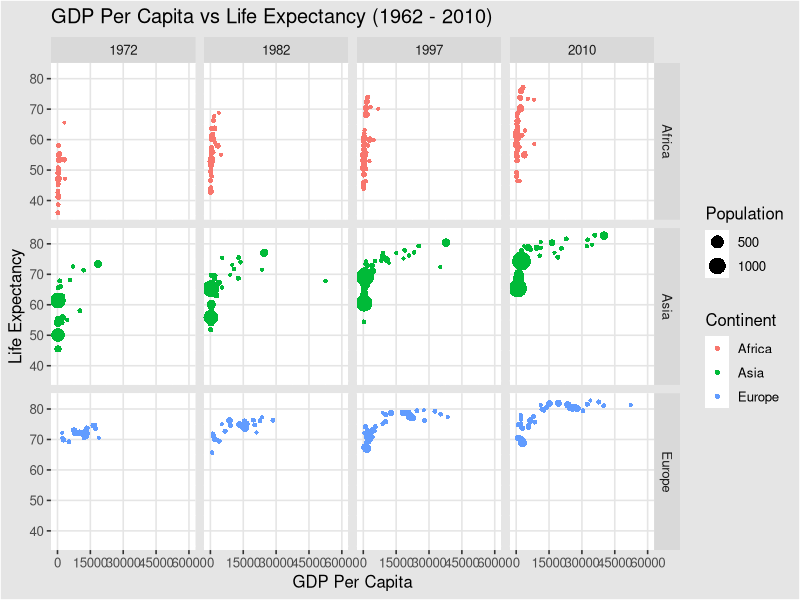

Source code (R):
## ---- chunk 1
library(dslabs)
library(png)
library(transformr)
library(ggplot2)
library(gganimate)
library(tidyverse)
library(ggthemes)
data(gapminder)
head(gapminder)
newdata <- select(gapminder,country,year,life_expectancy,population,gdp,continent)
newdata <- filter(newdata,continent %in% c("Africa","Europe","Asia") & year %in% c("1972","1982","1997","2010"))
sapply(newdata,function(newdata)sum(is.na(newdata)))
newdata <- newdata[rowSums(is.na(newdata))==0,]
newdata <- mutate(newdata,gdpPerCapita=gdp/population)
p1 <- ggplot(newdata,aes(gdpPerCapita,life_expectancy, col = continent,size=population/1.0e+06)) + geom_point(shape=16) + facet_grid(continent ~ year) + labs(title="GDP Per Capita vs Life Expectancy (1962 - 2010)",x="GDP Per Capita",y="Life Expectancy",col="Continent",size="Population") + scale_x_continuous(breaks=seq(0,60000,15000),limits=c(0,60000))
library(ggthemes)
p1 + theme_igray()
